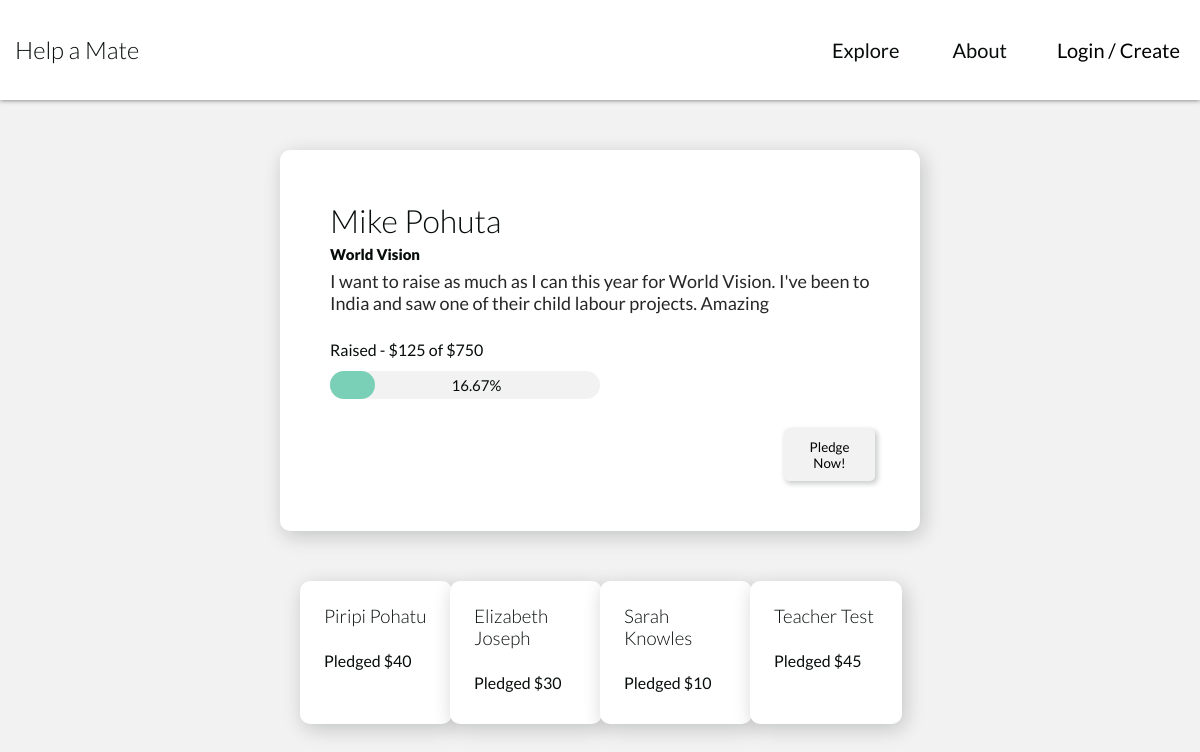
The app's page /php/src/fundraiser.php?frid=2 with its own data.
### tables this page shows
CREATE TABLE Fundraiser (
  FundraiserId smallint(6) AUTO_INCREMENT,
  FName varchar(30) NOT NULL,
  LName varchar(30) NOT NULL,
  DoB date NOT NULL,
  Email varchar(255) NOT NULL,
  Password char(60) NOT NULL,
  Charity varchar(50) NOT NULL,
  Blurb varchar(250) NOT NULL,
  Goal smallint(6) NOT NULL,
  PRIMARY KEY (FundraiserId)
);

CREATE TABLE Pledges (
  DonationId mediumint(6) AUTO_INCREMENT NOT NULL,
  DonorEmail varchar(100) NOT NULL,
  FundraiserId smallint(6) NOT NULL,
  Pledge smallint(6) NOT NULL,
  DisplayName varchar(30) NOT NULL,
  PRIMARY KEY (DonationId),
  FOREIGN KEY (DonorEmail) REFERENCES Donors (DonorEmail) ON DELETE CASCADE ON UPDATE CASCADE,
  FOREIGN KEY (FundraiserId) REFERENCES Fundraiser (FundraiserId) ON DELETE CASCADE ON UPDATE CASCADE
);

### php/src/fundraiser.php (the view, shortened to what this page needs)
<?php
    include_once "includes/public_connection.php";
    if (isset($_GET['frid'])) {
        $frId = trim(mysqli_real_escape_string($dbc, $_GET['frid']));
    } else {
        header("Location: index.php");
    }
    $fundraiser_query = "SELECT * FROM Fundraiser WHERE FundraiserId = ".$frId;
    $fundraiser_result = mysqli_query($dbc, $fundraiser_query);
    $fundraiser_record = mysqli_fetch_assoc($fundraiser_result);
    include_once "includes/page_template.php";
    $sum_query = "SELECT SUM(Pledge) FROM Pledges WHERE FundraiserId = ".$frId;
    $sum_result = mysqli_query($dbc, $sum_query);
    $sum_record = mysqli_fetch_assoc($sum_result);
    $ammt_raised = $sum_record['SUM(Pledge)'];
    $percentage = number_format($ammt_raised / $fundraiser_record['Goal'] * 100, 2);
    if ($percentage >= 100) {
        $width_percentage =100;
    } else {
        $width_percentage = $percentage;
    }
?>
    <div class="content fundraiser">
        <?php
            echo <<<HTML
                    <h1>{$fundraiser_record['FName']} {$fundraiser_record['LName']}</h1>
                    <div class='charity'>{$fundraiser_record["Charity"]}</div>
                    <div class='blurb'>{$fundraiser_record["Blurb"]}</div>
                    <div><br>Raised - \${$ammt_raised} of \${$fundraiser_record['Goal']}</div>
                    <div class='goal'>
                        <div class='progress_wrapper'>
                            <p>$percentage%</p>
                            <div class='progress' style='width:{$width_percentage}%'></div>
                        </div>
                    </div>
                    <div class='donate'>
                        <button onclick='toggleHide(this)' class='pledge submit'>Pledge Now!</button>
                    </div>
                HTML;
        ?>
    </div>
    <div id='pledges'>
        <?php
            $pledge_query = "SELECT * FROM Pledges WHERE FundraiserId = ".$frId;
            $pledge_result = mysqli_query($dbc, $pledge_query);
            while($pledge_record = mysqli_fetch_assoc($pledge_result)) {
                echo <<<HTML
                        <div class='content pledgeBox' style='margin-top: 10px;'>
                            <span class='donor'>
                                <h3>{$pledge_record["DisplayName"]}</h3>
                        HTML;
                echo <<<HTML
                            </span>
                            <p>Pledged \${$pledge_record["Pledge"]}</p>
                        </div>
                    HTML;
            }
        ?>
    </div>
    </main>
    </body>
</html>

### php/src/css/styles.css (style rules this page uses)
* { font-family: 'Lato', sans-serif; transition: 0.35s; }
h1, h2, h3, h4, h5, h6 { font-weight: 300; }
:root { --accent-one: #79d0b7; --netural-000: #ffffff; --netural-100: #f2f2f2; --netural-300: #dddddd; --netural-700: #272727; --netural-900: #070d0a; --netural-700-rgb: 39, 39, 39; --netural-900-rgb: 7, 13, 10; --danger-color: #c614119f; }
body { color: var(--netural-900); background-color: var(--netural-100); }
.content { margin: 0 auto; width: 45vw; border-radius: 10px; background-color: var(--netural-000); box-shadow: 3px 5px 20px rgba(var(--netural-900-rgb), 0.2); padding: 50px; margin-bottom: 40px; padding-top: 30px; }
.content:not(.content ~ .content) { margin-top: 150px; }
.fundraiser h2, .fundraiser h1 { margin-bottom: 5px; }
.fundraiser .charity { font-size: 15px; color: var(--netural-900); margin-bottom: 7px; font-weight: 900; }
.fundraiser .blurb { font-size: 18px; color: var(--netural-700); margin-bottom: 7px; }
.donate { margin-top: 30px; text-align: center; background-color: var(--netural-100); border-radius: 5px; position: relative; left: 84%; width: 17%; }
.donate .pledge { text-align: center; background-color: rgba(var(--netural-900-rgb), 00); box-shadow: 2px 2px 5px 1px rgb(var(--netural-900-rgb), 0.2); border-radius: 5px; border: none; width: 100%; cursor: pointer; padding: 10px 10px; }
#pledges { width: 50vw; margin: 0 auto; display: grid; grid-template-columns: 1fr 1fr 1fr 1fr; }
.pledgeBox { width: 80%; padding: 1rem 0.5rem 1rem 1.5rem; margin-bottom: 1rem; }
.pledgeBox .donor { display: flex; justify-content: space-between; padding: 0.5rem; padding-left: 0; }
.pledgeBox .donor * { width: fit-content; margin: 0; }
.progress_wrapper { border-radius: 15px; width: 50%; margin: 12px 0px; background-color: var(--netural-100); font-size: 15px; text-align: center; }
.progress_wrapper .progress { text-align:center; border-radius: 15px; background-color: var(--accent-one); height: 28px; }
.progress_wrapper p { position: relative; left: 45%; float: left; bottom: 10px; }

### records on screen
fundraiser: FName "Mike", LName "Pohuta", Charity "World Vision", Blurb "I want to raise as much as I can this year for World Vision. I've been to India and saw one of their child labour projects. Amazing", Goal "750"
pledges: DisplayName "Piripi Pohatu", Pledge "40"
pledges: DisplayName "Elizabeth Joseph", Pledge "30"
pledges: DisplayName "Sarah Knowles", Pledge "10"
pledges: DisplayName "Teacher Test", Pledge "45"

### other values on screen
$ammt_raised "125"
$percentage "16.67"
